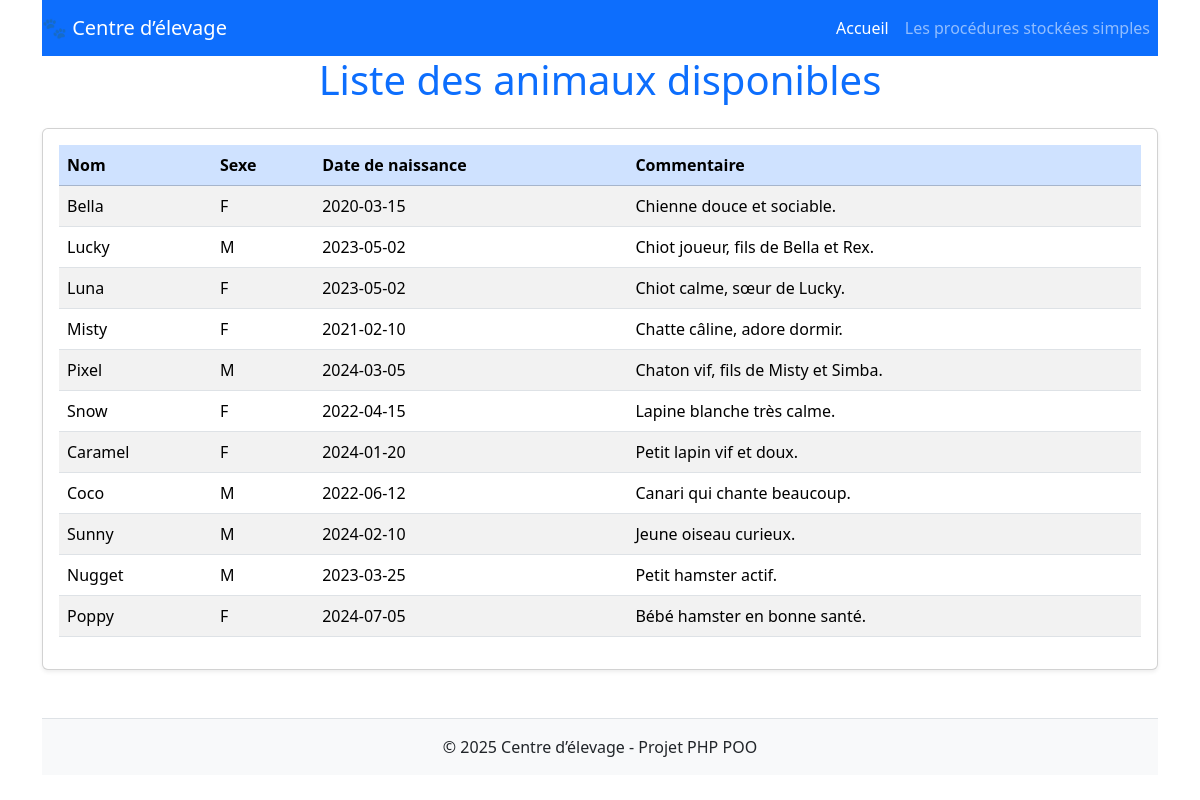
Page /site/elevage/listeAnimalDisp.php on the committed database.
### tables this page shows
CREATE TABLE IF NOT EXISTS `animal` (
  `id` int NOT NULL AUTO_INCREMENT,
  `nomAnim` varchar(50) DEFAULT NULL,
  `sexeAnim` char(1) DEFAULT NULL,
  `dateNaisAnim` date DEFAULT NULL,
  `commentaire` text,
  `idEspece` int DEFAULT NULL,
  `idRace` int DEFAULT NULL,
  `idMere` int DEFAULT NULL,
  `idPere` int DEFAULT NULL,
  `disponible` tinyint(1) DEFAULT NULL,
  PRIMARY KEY (`id`),
  KEY `idEspece` (`idEspece`),
  KEY `idRace` (`idRace`),
  KEY `idMere` (`idMere`),
  KEY `idPere` (`idPere`)
);

### site/elevage/c_animalDAO.class.php (called while the page is built, shortened)
<?php
require_once 'c_animal.class.php';
class AnimalDAO {
    public static function listerAnimauxDisponibles(): array {
        $pdo = Connexion::getConnexion();
        $animaux = [];
        try {
            $sql = "CALL ListerAnimauxDisponibles()";
            $stmt = $pdo->prepare($sql);
            $stmt->execute();
            $resultats = $stmt->fetchAll(PDO::FETCH_ASSOC);
            foreach ($resultats as $row) {
                $animaux[] = new Animal(
                $row['id'],
                $row['nomAnim'],
                $row['sexeAnim'],
                $row['dateNaisAnim'],
                $row['commentaire'],
                $row['idEspece'],
                $row['idRace'],
                $row['idMere'],
                $row['idPere'],
                $row['disponible']                );
            }
        } catch (PDOException $e) {
            die("Erreur lors de la récupération des animaux disponibles : " . $e->getMessage());
        }
        return $animaux;
    }
}
?>

### site/elevage/c_animal.class.php (called while the page is built, shortened)
<?php
class Animal {
    private $nomAnim;
    private $sexeAnim;
    private $dateNaisAnim;
    private $commentaire;
    public function __construct(
        $id = null,
        $nomAnim = null,
        $sexeAnim = null,
        $dateNaisAnim = null,
        $commentaire = null,
        $idEspece = null,
        $idRace = null,
        $idMere = null,
        $idPere = null,
        $disponible = null
    ) {
        $this->nomAnim = $nomAnim;
        $this->sexeAnim = $sexeAnim;
        $this->dateNaisAnim = $dateNaisAnim;
        $this->commentaire = $commentaire;
    }
    public function getNomAnim() { return $this->nomAnim; }
    public function getSexeAnim() { return $this->sexeAnim; }
    public function getDateNaisAnim() { return $this->dateNaisAnim; }
    public function getCommentaire() { return $this->commentaire; }
}

### site/elevage/listeAnimalDisp.php (the view)
<?php
require_once 'header.php';
require_once 'c_animalDAO.class.php';
$animal = AnimalDAO::listerAnimauxDisponibles();
?>
    <h1 class="text-center text-primary mb-4">Liste des animaux disponibles</h1>
    <div class="card shadow-sm">
        <div class="card-body">
            <?php if (count($animal) > 0): ?>
                <table class="table table-striped table-hover align-middle">
                    <thead class="table-primary">
                        <tr>
                            <th scope="col">Nom</th>
                            <th scope="col">Sexe</th>
                            <th scope="col">Date de naissance</th>
                            <th scope="col">Commentaire</th>
                        </tr>
                    </thead>
                    <tbody>
                        <?php foreach ($animal as $ligne): ?>
                            <tr>
                                <td><?= htmlspecialchars($ligne->getNomAnim()) ?></td>
                                <td><?= htmlspecialchars($ligne->getSexeAnim()) ?></td>
                                <td><?= htmlspecialchars($ligne->getDateNaisAnim()) ?></td>
                                <td><?= htmlspecialchars($ligne->getCommentaire()) ?></td>
                            </tr>
                        <?php endforeach; ?>
                    </tbody>
                </table>
            <?php else: ?>
                <p class="text-muted text-center">Aucun animal disponible.</p>
            <?php endif; ?>
        </div>
    </div>
<?php
require_once 'footer.php';
?>

### site/elevage/header.php (shortened to what this page needs)
<!DOCTYPE html>
<html lang="fr">
<head>
    <link href="https://cdn.jsdelivr.net/npm/bootstrap@5.3.3/dist/css/bootstrap.min.css" rel="stylesheet">
    <link href="css/style.css" rel="stylesheet">
</head>
<body>
<div class="container">
<nav class="navbar navbar-expand-lg navbar-dark bg-primary">
        <a class="navbar-brand" href="index.php">🐾 Centre d’élevage</a>
        <div class="collapse navbar-collapse" id="navbarNav">
            <ul class="navbar-nav ms-auto">
                <li class="nav-item">
                    <a class="nav-link active" href="index.php">Accueil</a>
                </li>
                <li class="nav-item">
                    <a class="nav-link" href="procedureStk.php">Les procédures stockées simples</a>
                </li>
            </ul>
        </div>
</nav>

### site/elevage/footer.php (shortened to what this page needs)
<footer class="bg-light text-center mt-5 p-3 border-top">
    <p class="mb-0">&copy; 2025 Centre d’élevage - Projet PHP POO</p>
</footer>
</div>
</body>
</html>

### rows in the picture
animal: nomAnim "Bella", sexeAnim "F", dateNaisAnim "2020-03-15", commentaire "Chienne douce et sociable."
animal: nomAnim "Lucky", sexeAnim "M", dateNaisAnim "2023-05-02", commentaire "Chiot joueur, fils de Bella et Rex."
animal: nomAnim "Luna", sexeAnim "F", dateNaisAnim "2023-05-02", commentaire "Chiot calme, sœur de Lucky."
animal: nomAnim "Misty", sexeAnim "F", dateNaisAnim "2021-02-10", commentaire "Chatte câline, adore dormir."
animal: nomAnim "Pixel", sexeAnim "M", dateNaisAnim "2024-03-05", commentaire "Chaton vif, fils de Misty et Simba."
animal: nomAnim "Snow", sexeAnim "F", dateNaisAnim "2022-04-15", commentaire "Lapine blanche très calme."
animal: nomAnim "Caramel", sexeAnim "F", dateNaisAnim "2024-01-20", commentaire "Petit lapin vif et doux."
animal: nomAnim "Coco", sexeAnim "M", dateNaisAnim "2022-06-12", commentaire "Canari qui chante beaucoup."
animal: nomAnim "Sunny", sexeAnim "M", dateNaisAnim "2024-02-10", commentaire "Jeune oiseau curieux."
animal: nomAnim "Nugget", sexeAnim "M", dateNaisAnim "2023-03-25", commentaire "Petit hamster actif."
animal: nomAnim "Poppy", sexeAnim "F", dateNaisAnim "2024-07-05", commentaire "Bébé hamster en bonne santé."
